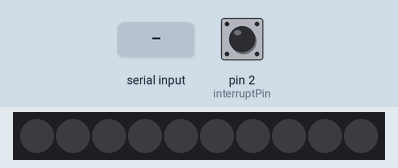
Simulated run of this sketch. Board: Arduino Uno, built with avr-gcc and run on an emulated ATmega328P. Shown: 10 RGB LEDs in strip order, left to right. The test bench sets the inputs (shaded band); at power-on: pin 2 (interruptPin) HIGH. Dim RGB values are drawn brighter than linear.

Above: at 1.2 s.
1.3 s: "t,45\n" received over the second serial link
At 4.15 s:
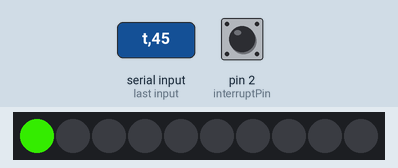
4.3 s: "p90\n" received over the second serial link
7.3 s: "r90\n" received over the second serial link
At 8.3 s:
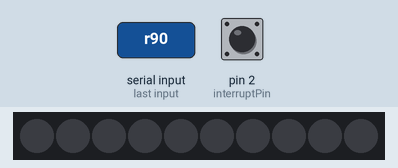
10.3 s: "r,45\n" received over the second serial link
At 23.3 s:
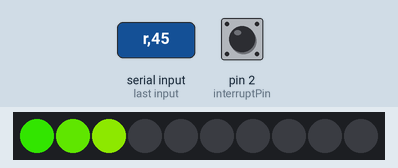
Timing chart, 0 to 24.8 s (numbered marks = the images above; inputs shaded):
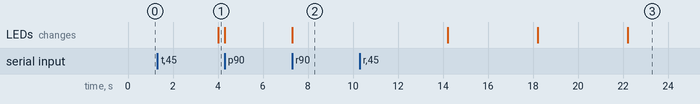

The sketch:

v1_BT.ino
```cpp
#include <Adafruit_NeoPixel.h>
#include <EEPROM.h>
#include <SoftwareSerial.h>
#ifdef __AVR__
#include <avr/power.h>
#endif
/*-------------------------------------------------------------------------------------------
                    D E F I N I C J E
  -------------------------------------------------------------------------------------------*/
//Wejscie danych paska WS2812
#define PIN        6
//Ilosc pixeli paska do obsluzenia
#define NUMPIXELS  10
//Inicjalizacja biblioteki
Adafruit_NeoPixel pixels = Adafruit_NeoPixel(NUMPIXELS, PIN, NEO_GRB + NEO_KHZ800);
#define EEPROMSTATE 0 //możliwość wyłączenia zapisu do eeprom
#define DEBUG 0
SoftwareSerial Genotronex(10, 11);
/*-------------------------------------------------------------------------------------------
                S T R U K T U R Y   I   T Y P Y
  -------------------------------------------------------------------------------------------*/
//TYP DO PRZECHOWANIA KOLORKA
typedef struct
{
  int R;
  int G;
  int B;
} TLed;

//STRUKTURA DO ZAPISYWANIA DANYCH W EEPROMIE
struct eepromdata {
  int eeMoc = 0;
  int eeCzas = 0;
};
/*-------------------------------------------------------------------------------------------
                    Z M I E N N E
  -------------------------------------------------------------------------------------------*/
//PRZERWANIE
const byte interruptPin = 2;
volatile byte state = LOW;


//TIMER DO RTOS'A XD
unsigned long previousMillis = 0;    //przechowalnia ostatniego czasu
const long interval = 100;           //czestotliwosc tykacza
byte TICK100MS = LOW;

//INNE
int step = 0;
int licznik = 0;
int LiczbaLed = 0;
int Moc = 100;
float FMoc = 0;
int Czas = 127;

//EEPROM
int adresCzas = 10;
int adresMoc = 20;


//KOMUNIKACJA SZEREGOWA
String odebraneDane = ""; //Pusty ciąg odebranych danych
char polecenie = 'x';
String inString = "";
float flocik = 0;


//MASZYNA STANU
// 0 - poczatek
// 1 - trwa odliczanie czasu - zapalanie kolejnych diod
// 2 - czas odliczony - wszystkie diody czerwone
int StatusProgramu = 0;


//DEFINICJA KOLORKÓW OD CZERWONEGO DO ZIELONEGO
TLed Diody[10] = {
  {43, 194, 0},
  {82, 198, 0},
  {123, 202, 0},
  {166, 206, 0},
  {210, 209, 0},
  {213, 171, 0},
  {217, 132, 0},
  {221, 91, 0},
  {225, 48, 0},
  {229, 4, 0},
};
/*-------------------------------------------------------------------------------------------
              F U N K C J E    O B S Ł U G I    P R Z E R W A N
  -------------------------------------------------------------------------------------------*/
void ISRbutton()
{
  LiczbaLed = 0;
  StatusProgramu = 0;
  licznik = 0;
  resetleds();
}
/*-------------------------------------------------------------------------------------------
              F U N K C J E
  -------------------------------------------------------------------------------------------*/
//WYŚLIJ PRZYGOTOWANE ZMIENNE DO PASKA I USTAW JASNOŚĆ
void Show()
{
  //pixels.setBrightness(255);
  pixels.show();
}

//FUNKCJA TYKAJĄCA CO 100MS UMOŻLIWIAJĄCA NIEBLOKUJĄCE DZIAŁANIE PROGRAMU
void TICK()
{
  unsigned long currentMillis = millis();
  if (currentMillis - previousMillis >= interval)
  {
    previousMillis = currentMillis;
    TICK100MS = HIGH;
    licznik = licznik + 1;
  }
}

//PRZELICZ TICK
void ObliczInterwalLed ()
{
  //czas otrzymany z telefonu w ms podzielony jest przez 100ms a następnie przez ilość pixeli
  //to daje ilość ticków koniecznych do odliczenia aby zmienić stan kolejnej diody
  step = (((Czas * 1000) / 100) / (NUMPIXELS+1));
}


//ZAPAL WSZYSTKIE DIODY NA CZERWONO
void allred ()
{
  for (int i = 0; i < 10; i++)
  {
    pixels.setPixelColor(i, pixels.Color(255, 0, 0));
  }
  Show();
}

//ZGAS WSZYSTKIE DIODY
void resetleds()
{
  for (int i = 0; i < 10; i++)
  {
    pixels.setPixelColor(i, pixels.Color(0, 0, 0));
  }
  Show();
}

//OD ZIELONEGO DO CZERWONEGO
void redtogreen(int IleDiod)
{
  for (int i = 0; i < IleDiod; i++)
  {
    pixels.setPixelColor(i, pixels.Color(Diody[i].R, Diody[i].G, Diody[i].B));
  }
  Show();
}

//KOMUNIKACJA SZEREGOWA
void Szeregowa ()
{
  if (Genotronex.available()) {
    if (DEBUG) {
      Genotronex.println("odebrano: ");
    }
    polecenie = Genotronex.read();
    switch (polecenie) {

      //reset
      case 'r':
        if (DEBUG)
        {
          Genotronex.println("zresetowano");
        }
        ISRbutton();
        break;

      //ustawienie mocy
      case 'p':
        Moc = Genotronex.parseInt();
        Moc < 0 ? Moc = 0 : Moc = Moc;
        Moc > 100 ? Moc = 100 : Moc = Moc;
        if (DEBUG) {
          Genotronex.print("moc: ");
          Genotronex.println(Moc);
        }
        FMoc = (float)Moc * 2.55; //jakieś cyrki bo biblioteka pixels chce wartość od 0 do 255 XD
        if (EEPROMSTATE) {
          EEPROM.put(adresMoc, Moc);
        }
        Moc = (int)FMoc;
        pixels.setBrightness(Moc);
        pixels.show();
        break;

      //ustawienie czasu
      case 't':
        Czas = Genotronex.parseInt();
        Czas < 0 ? Czas = 0 : Czas = Czas;
        Czas > 600 ? Czas = 600 : Czas = Czas;
        if (EEPROMSTATE) {
          EEPROM.put(adresCzas, Czas);
        }
        if (DEBUG) {
          Genotronex.print("czas: ");
          Genotronex.println(Czas);
        }
        break;


      //połączono z telefonem, odeslij parametry
      case 'i':
        Genotronex.print(";");
        Genotronex.print(Czas);
        Genotronex.print(";");
        Genotronex.print(Moc);

        break;

      default:
        if (DEBUG)
        {
          Genotronex.println("nieznane polecenie");
        }
        break;
    }
    Genotronex.flush();
  }
}
/*-------------------------------------------------------------------------------------------
                    S E T U P
  -------------------------------------------------------------------------------------------*/
void setup() {
  Genotronex.begin(9600);
  Genotronex.setTimeout(200);
  //Serial.begin(9600); //Ustawienie prędkości transmisji
  //Serial.setTimeout(200);
  pixels.begin(); //Inicjalizacja paska
  pinMode(interruptPin, INPUT_PULLUP);
  attachInterrupt(digitalPinToInterrupt(interruptPin), ISRbutton, FALLING);
  if (EEPROMSTATE) {
    EEPROM.get(adresMoc, Moc);
    EEPROM.get(adresCzas, Czas);
    pixels.setBrightness(Moc);
  }
  if (DEBUG) {
    Genotronex.println(Moc);
    Genotronex.println(Czas);
  }
}
/*-------------------------------------------------------------------------------------------
                    P Ę T L A   G Ł Ó W N A
  -------------------------------------------------------------------------------------------*/
void loop() {

  Szeregowa();
  TICK();//funkcja ustawia flagę TICK100MS co 100ms i inkrementuje licznik
  ObliczInterwalLed();//oblicza zmienną step
  if ((licznik % step) == 0)
  {
    LiczbaLed = (licznik / step);
    if (LiczbaLed <= 10)
    {
      redtogreen(LiczbaLed);
    }
    else {
      allred();
    }
  }

  TICK100MS = LOW;//skasowanie flagi ustawianej przez funkcję TICK

}
```

Measured:
- after the input at 1.3 s, the LEDs: change after 2.7 s (image 1)
- after the input at 7.3 s, the LEDs: change at once (image 2)
